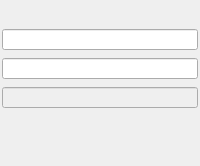
               <widget class="QFrame" name="frame_8">
                <property name="frameShape">
                 <enum>QFrame::NoFrame</enum>
                </property>
                <property name="frameShadow">
                 <enum>QFrame::Raised</enum>
                </property>
                <property name="lineWidth">
                 <number>0</number>
                </property>
                <layout class="QGridLayout" name="gridLayout_7" rowstretch="1,1,1,1,1,1,1,1">
                 <property name="leftMargin">
                  <number>2</number>
                 </property>
                 <property name="topMargin">
                  <number>2</number>
                 </property>
                 <property name="rightMargin">
                  <number>2</number>
                 </property>
                 <property name="bottomMargin">
                  <number>2</number>
                 </property>
                 <property name="verticalSpacing">
                  <number>8</number>
                 </property>
                 <item row="0" column="0">
                  <widget class="PyDMEnumButton" name="PyDMEnumButton_13">
                   <property name="sizePolicy">
                    <sizepolicy hsizetype="Preferred" vsizetype="Preferred">
                     <horstretch>1</horstretch>
                     <verstretch>1</verstretch>
                    </sizepolicy>
                   </property>
                   <property name="minimumSize">
                    <size>
                     <width>0</width>
                     <height>0</height>
                    </size>
                   </property>
                   <property name="maximumSize">
                    <size>
                     <width>16777215</width>
                     <height>48</height>
                    </size>
                   </property>
                   <property name="font">
                    <font>
                     <pointsize>8</pointsize>
                    </font>
                   </property>
                   <property name="toolTip">
                    <string/>
                   </property>
                   <property name="styleSheet">
                    <string notr="true">QPushButton{font: 8px;}</string>
                   </property>
                   <property name="channel" stdset="0">
                    <string>ca://${DEVICE}:WFENG${ENG}_ENABLE3</string>
                   </property>
                   <property name="orientation" stdset="0">
                    <enum>Qt::Horizontal</enum>
                   </property>
                   <property name="marginTop" stdset="0">
                    <number>0</number>
                   </property>
                   <property name="marginBottom" stdset="0">
                    <number>0</number>
                   </property>
                   <property name="marginLeft" stdset="0">
                    <number>0</number>
                   </property>
                   <property name="marginRight" stdset="0">
                    <number>0</number>
                   </property>
                   <property name="horizontalSpacing" stdset="0">
                    <number>0</number>
                   </property>
                   <property name="verticalSpacing" stdset="0">
                    <number>0</number>
                   </property>
                  </widget>
                 </item>
                 <item row="1" column="0">
                  <widget class="PyDMEnumButton" name="PyDMEnumButton_14">
                   <property name="sizePolicy">
                    <sizepolicy hsizetype="Preferred" vsizetype="Preferred">
                     <horstretch>1</horstretch>
                     <verstretch>1</verstretch>
                    </sizepolicy>
                   </property>
                   <property name="minimumSize">
                    <size>
                     <width>0</width>
                     <height>0</height>
                    </size>
                   </property>
                   <property name="maximumSize">
                    <size>
                     <width>16777215</width>
                     <height>48</height>
                    </size>
                   </property>
                   <property name="font">
                    <font>
                     <pointsize>8</pointsize>
                    </font>
                   </property>
                   <property name="toolTip">
                    <string/>
                   </property>
                   <property name="styleSheet">
                    <string notr="true">QPushButton{font: 8px;}</string>
                   </property>
                   <property name="channel" stdset="0">
                    <string>ca://${DEVICE}:WFENG${ENG}_MODE3</string>
                   </property>
                   <property name="orientation" stdset="0">
                    <enum>Qt::Horizontal</enum>
                   </property>
                   <property name="marginTop" stdset="0">
                    <number>0</number>
                   </property>
                   <property name="marginBottom" stdset="0">
                    <number>0</number>
                   </property>
                   <property name="marginLeft" stdset="0">
                    <number>0</number>
                   </property>
                   <property name="marginRight" stdset="0">
                    <number>0</number>
                   </property>
                   <property name="horizontalSpacing" stdset="0">
                    <number>0</number>
                   </property>
                   <property name="verticalSpacing" stdset="0">
                    <number>0</number>
                   </property>
                  </widget>
                 </item>
                 <item row="2" column="0">
                  <widget class="PyDMEnumButton" name="PyDMEnumButton_15">
                   <property name="sizePolicy">
                    <sizepolicy hsizetype="Preferred" vsizetype="Preferred">
                     <horstretch>1</horstretch>
                     <verstretch>1</verstretch>
                    </sizepolicy>
                   </property>
                   <property name="minimumSize">
                    <size>
                     <width>0</width>
                     <height>0</height>
                    </size>
                   </property>
                   <property name="maximumSize">
                    <size>
                     <width>16777215</width>
                     <height>48</height>
                    </size>
                   </property>
                   <property name="font">
                    <font>
                     <pointsize>8</pointsize>
                    </font>
                   </property>
                   <property name="toolTip">
                    <string/>
                   </property>
                   <property name="styleSheet">
                    <string notr="true">QPushButton{font: 8px;}</string>
                   </property>
                   <property name="channel" stdset="0">
                    <string>ca://${DEVICE}:WFENG${ENG}_MSGDEST3 </string>
                   </property>
                   <property name="orientation" stdset="0">
                    <enum>Qt::Horizontal</enum>
                   </property>
                   <property name="marginTop" stdset="0">
                    <number>0</number>
                   </property>
                   <property name="marginBottom" stdset="0">
                    <number>0</number>
                   </property>
                   <property name="marginLeft" stdset="0">
                    <number>0</number>
                   </property>
                   <property name="marginRight" stdset="0">
                    <number>0</number>
                   </property>
                   <property name="horizontalSpacing" stdset="0">
                    <number>0</number>
                   </property>
                   <property name="verticalSpacing" stdset="0">
                    <number>0</number>
                   </property>
                  </widget>
                 </item>
                 <item row="3" column="0">
                  <widget class="PyDMLineEdit" name="PyDMLineEdit_13">
                   <property name="sizePolicy">
                    <sizepolicy hsizetype="Preferred" vsizetype="Preferred">
                     <horstretch>1</horstretch>
                     <verstretch>1</verstretch>
                    </sizepolicy>
                   </property>
                   <property name="maximumSize">
                    <size>
                     <width>16777215</width>
                     <height>16777215</height>
                    </size>
                   </property>
                   <property name="font">
                    <font>
                     <pointsize>8</pointsize>
                    </font>
                   </property>
                   <property name="toolTip">
                    <string/>
                   </property>
                   <property name="readOnly">
                    <bool>false</bool>
                   </property>
                   <property name="channel" stdset="0">
                    <string>ca://${DEVICE}:WFENG${ENG}_STARTADDR3</string>
                   </property>
                   <property name="displayFormat" stdset="0">
                    <enum>PyDMLineEdit::Hex</enum>
                   </property>
                  </widget>
                 </item>
                 <item row="4" column="0">
                  <widget class="PyDMLineEdit" name="PyDMLineEdit_14">
                   <property name="enabled">
                    <bool>true</bool>
                   </property>
                   <property name="sizePolicy">
                    <sizepolicy hsizetype="Preferred" vsizetype="Preferred">
                     <horstretch>1</horstretch>
                     <verstretch>1</verstretch>
                    </sizepolicy>
                   </property>
                   <property name="maximumSize">
                    <size>
                     <width>16777215</width>
                     <height>16777215</height>
                    </size>
                   </property>
                   <property name="font">
                    <font>
                     <pointsize>8</pointsize>
                    </font>
                   </property>
                   <property name="toolTip">
                    <string/>
                   </property>
                   <property name="readOnly">
                    <bool>false</bool>
                   </property>
                   <property name="channel" stdset="0">
                    <string>ca://${DEVICE}:WFENG${ENG}_ENDADDR3</string>
                   </property>
                   <property name="displayFormat" stdset="0">
                    <enum>PyDMLineEdit::Hex</enum>
                   </property>
                  </widget>
                 </item>
                 <item row="5" column="0">
                  <widget class="PyDMLineEdit" name="PyDMLineEdit_15">
                   <property name="enabled">
                    <bool>false</bool>
                   </property>
                   <property name="sizePolicy">
                    <sizepolicy hsizetype="Preferred" vsizetype="Preferred">
                     <horstretch>1</horstretch>
                     <verstretch>1</verstretch>
                    </sizepolicy>
                   </property>
                   <property name="maximumSize">
                    <size>
                     <width>16777215</width>
                     <height>16777215</height>
                    </size>
                   </property>
                   <property name="font">
                    <font>
                     <pointsize>8</pointsize>
                    </font>
                   </property>
                   <property name="toolTip">
                    <string/>
                   </property>
                   <property name="channel" stdset="0">
                    <string>ca://${DEVICE}:WFENG${ENG}_FRAFTTRG3</string>
                   </property>
                  </widget>
                 </item>
                 <item row="6" column="0">
                  <widget class="PyDMLabel" name="PyDMLabel_9">
                   <property name="sizePolicy">
                    <sizepolicy hsizetype="Preferred" vsizetype="Preferred">
                     <horstretch>1</horstretch>
                     <verstretch>1</verstretch>
                    </sizepolicy>
                   </property>
                   <property name="minimumSize">
                    <size>
                     <width>0</width>
                     <height>20</height>
                    </size>
                   </property>
                   <property name="maximumSize">
                    <size>
                     <width>16777215</width>
                     <height>28</height>
                    </size>
                   </property>
                   <property name="font">
                    <font>
                     <pointsize>8</pointsize>
                    </font>
                   </property>
                   <property name="toolTip">
                    <string/>
                   </property>
                   <property name="styleSheet">
                    <string notr="true"/>
                   </property>
                   <property name="text">
                    <string/>
                   </property>
                   <property name="channel" stdset="0">
                    <string>ca://${DEVICE}:WFENG${ENG}_WRADDR3</string>
                   </property>
                   <property name="displayFormat" stdset="0">
                    <enum>PyDMLabel::Hex</enum>
                   </property>
                  </widget>
                 </item>
                 <item row="7" column="0">
                  <widget class="PyDMLabel" name="PyDMLabel_10">
                   <property name="sizePolicy">
                    <sizepolicy hsizetype="Preferred" vsizetype="Preferred">
                     <horstretch>1</horstretch>
                     <verstretch>1</verstretch>
                    </sizepolicy>
                   </property>
                   <property name="minimumSize">
                    <size>
                     <width>0</width>
                     <height>20</height>
                    </size>
                   </property>
                   <property name="maximumSize">
                    <size>
                     <width>16777215</width>
                     <height>28</height>
                    </size>
                   </property>
                   <property name="font">
                    <font>
                     <pointsize>8</pointsize>
                    </font>
                   </property>
                   <property name="toolTip">
                    <string/>
                   </property>
                   <property name="styleSheet">
                    <string notr="true"/>
                   </property>
                   <property name="text">
                    <string/>
                   </property>
                   <property name="channel" stdset="0">
                    <string>ca://${DEVICE}:WFENG${ENG}_STATUS3</string>
                   </property>
                  </widget>
                 </item>
                </layout>
               </widget>
